Frame 1 (no input): blank canvas, image omitted
Frame 60 (no input): blank canvas, image omitted
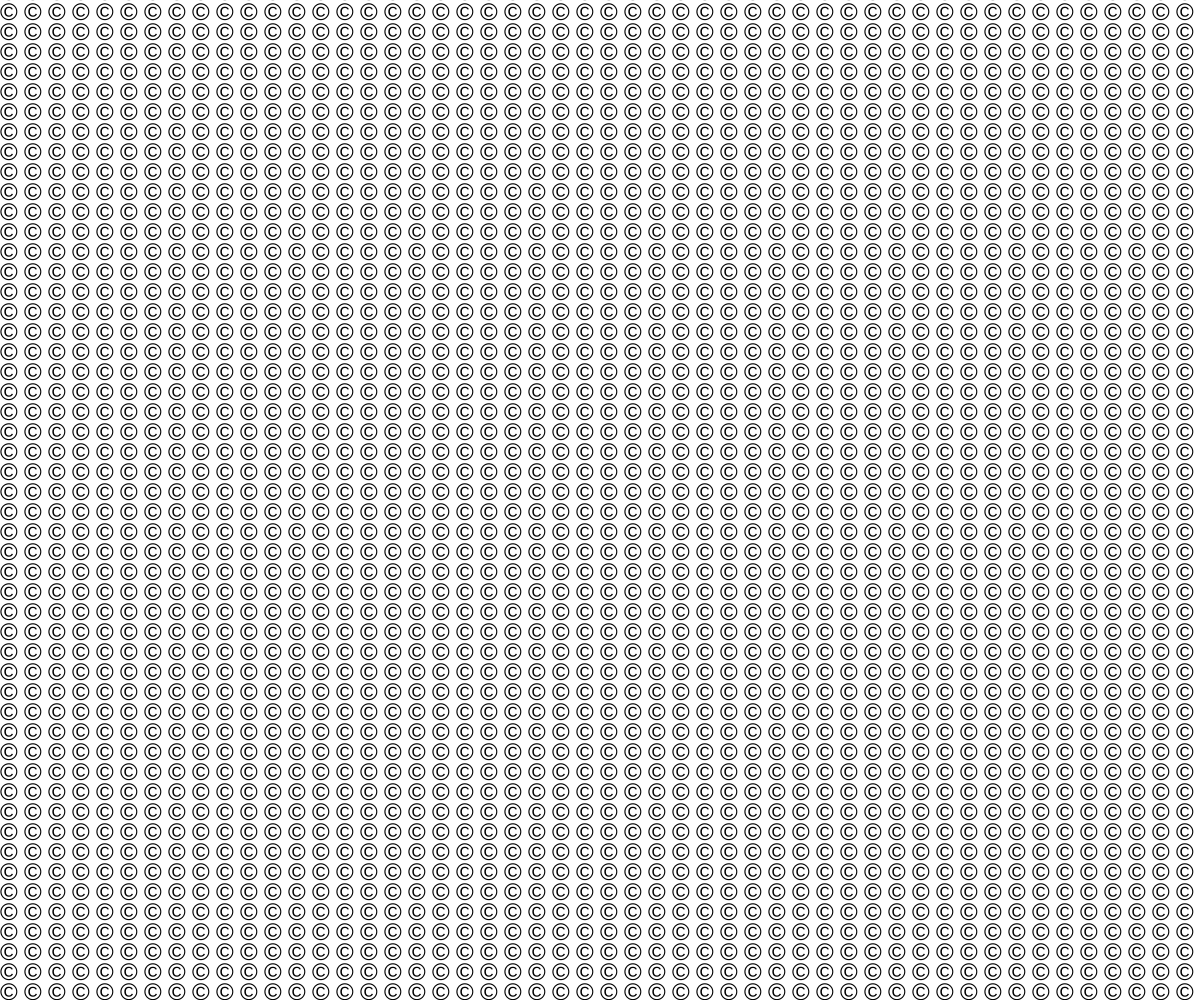
Frame 120 (the mouse pressed at the canvas centre since frame 60)

The p5.js sketch whose frames 1 and 60 were blank and that drew this single picture after the mouse press (run headless with seeded random() and noise() and a simulated clock; from frame 60 on, the mouse is pressed at the canvas centre):

// p5.js sketch
// ── sketch.js
function setup() {
	createCanvas(windowWidth, windowHeight);
	textFont('Helvetica');
	noStroke();
	fill(0);
}

function draw() {
	background(255);
	let division = map(mouseX, 0, width, 0, 100, true);
	for (let y = 0; y <= height; y += height / division) {
		for (let x = 0; x <= width; x += width / division) {
			text('©', x, y);
			textSize(width / division);
		}
	}
}
